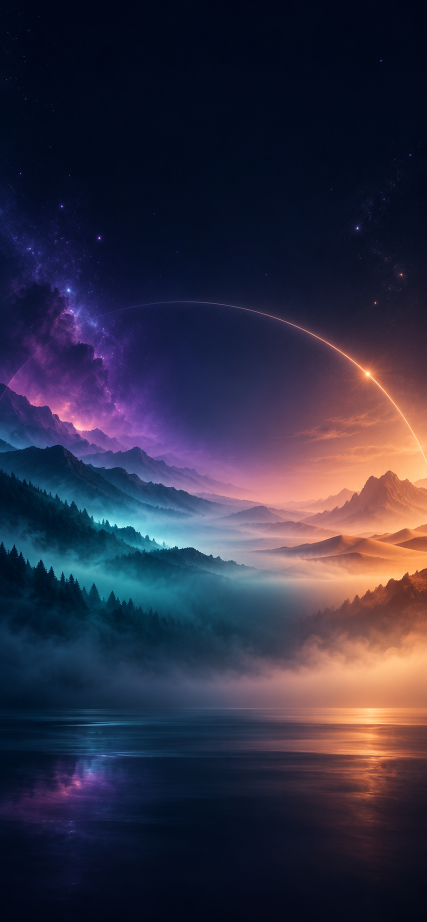
#> input picture AppStoreAssets/source/premium-montage-background.png, 853 x 1844 px (shown at 1/2 size); its folder holds only this picture in this run
$ python build_premium_montage.py
#> lines starting #> are read from the running program, lines starting #| are printed output that depends on the picture
#!/usr/bin/env python3
"""Build the localized multi-device Untilia App Store hero artwork."""

from __future__ import annotations

from dataclasses import dataclass
from pathlib import Path

from PIL import Image, ImageDraw, ImageFilter, ImageFont


CANVAS = (1290, 2796)
ROOT = Path(__file__).resolve().parents[1]
DOWNLOADS = Path.home() / "Downloads"
BACKGROUND = ROOT / "source" / "premium-montage-background.png"
APP_ICON = (
    ROOT.parent
    / "Untilia"
    / "Assets.xcassets"
    / "AppIcon.appiconset"
    / "icone.png"
)
FONT_PATH = "/System/Library/Fonts/SFNSRounded.ttf"
OUTPUT = ROOT / "PremiumMontage-6.9"


@dataclass(frozen=True)
class LocaleArtwork:
    locale: str
    center: str
    left: str
    right: str
    headline: tuple[str, str]
    subtitle: str
    features: tuple[str, str, str]
    tagline: str


ARTWORKS = (
    LocaleArtwork(
        locale="fr",
        center="IMG_8237.PNG",
        left="IMG_8235.PNG",
        right="IMG_8236.PNG",
        headline=("Vos moments.", "Votre temps."),
        subtitle="Trois décomptes précis pour ce qui compte vraiment.",
        features=("3 DÉCOMPTES", "FUSEAUX HORAIRES", "100 % HORS LIGNE"),
        tagline="Le temps, à votre rythme.",
    ),
    LocaleArtwork(
        locale="en",
        center="IMG_8243.PNG",
        left="IMG_8241.PNG",
        right="IMG_8242.PNG",
        headline=("Your moments.", "Your time."),
        subtitle="Three precise countdowns for what matters most.",
        features=("3 COUNTDOWNS", "TIME ZONES", "FULLY OFFLINE"),
        tagline="Time, at your pace.",
    ),
)


# [4 lines left out: function font, not called in this run]


def fit(image: Image.Image, size: tuple[int, int]) -> Image.Image:
#> called with size = (1290, 2796)
    ratio = max(size[0] / image.width, size[1] / image.height)
#> ratio = 1.52
    resized = image.resize(
        (round(image.width * ratio), round(image.height * ratio)),
        Image.Resampling.LANCZOS,
    )
    x = (resized.width - size[0]) // 2
#> x = 1
    y = (resized.height - size[1]) // 2
#> y = 0
    return resized.crop((x, y, x + size[0], y + size[1]))


def rounded_icon(size: int) -> Image.Image:
    icon = Image.open(APP_ICON).convert("RGB").resize((size, size), Image.Resampling.LANCZOS)
    mask = Image.new("L", (size, size), 0)
    ImageDraw.Draw(mask).rounded_rectangle((0, 0, size - 1, size - 1), radius=size // 4, fill=255)
    result = icon.convert("RGBA")
    result.putalpha(mask)
    return result


# [95 lines left out: functions phone, place_with_shadow, draw_globe, draw_feature_icon, not called in this run]


def render(artwork: LocaleArtwork) -> Path:
    background = fit(Image.open(BACKGROUND).convert("RGB"), CANVAS).convert("RGBA")

    # Calm top zone for marketing copy and a subtle bottom fade for feature chips.
    overlay = Image.new("RGBA", CANVAS, (0, 0, 0, 0))
#> overlay: PIL image 1290x2796 RGBA; every value is 0
    pixels = overlay.load()
    assert pixels is not None
    for y in range(CANVAS[1]):
        if y < 720:
            alpha = round(120 - 50 * (y / 720))
        elif y > 2150:
            alpha = round(50 + 100 * ((y - 2150) / (CANVAS[1] - 2150)))
        else:
            alpha = 40
        for x in range(CANVAS[0]):
            pixels[x, y] = (1, 3, 13, alpha)
    background.alpha_composite(overlay)
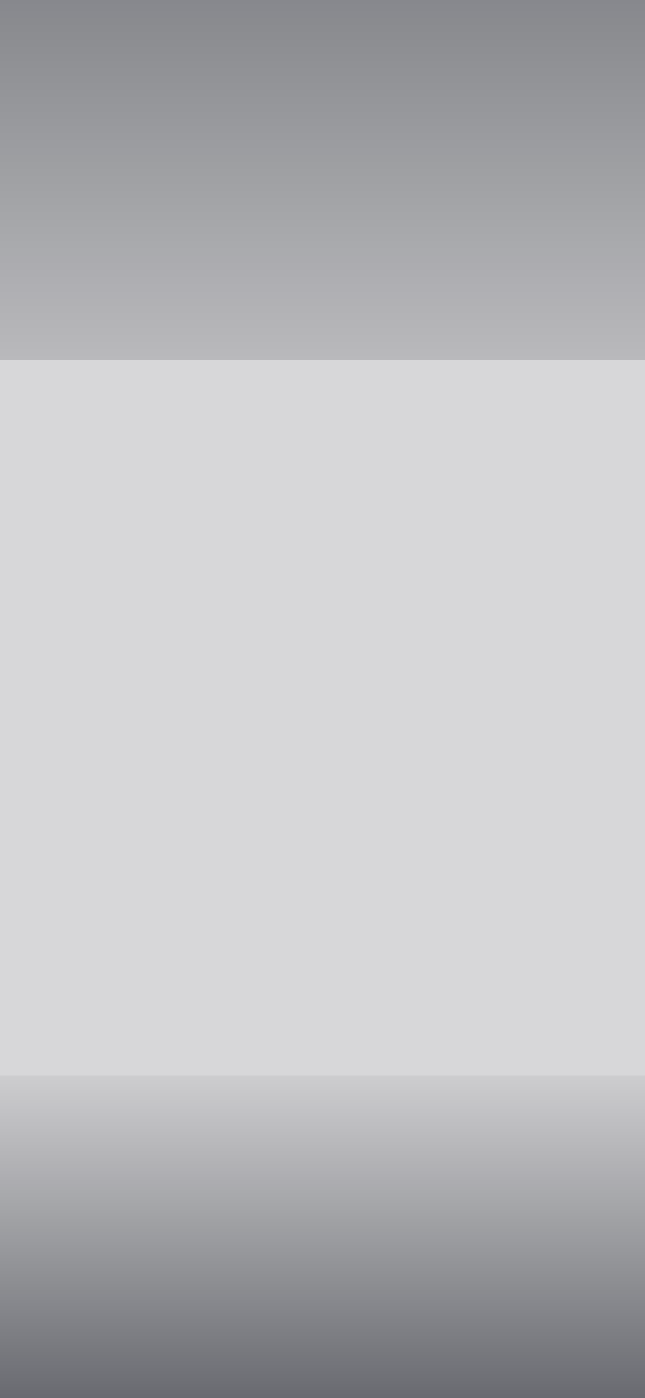
#> overlay: PIL image 1290x2796 RGBA (shown at 1/2 size); mean R, G, B, A 1, 3, 13, 68; transparent parts drawn white
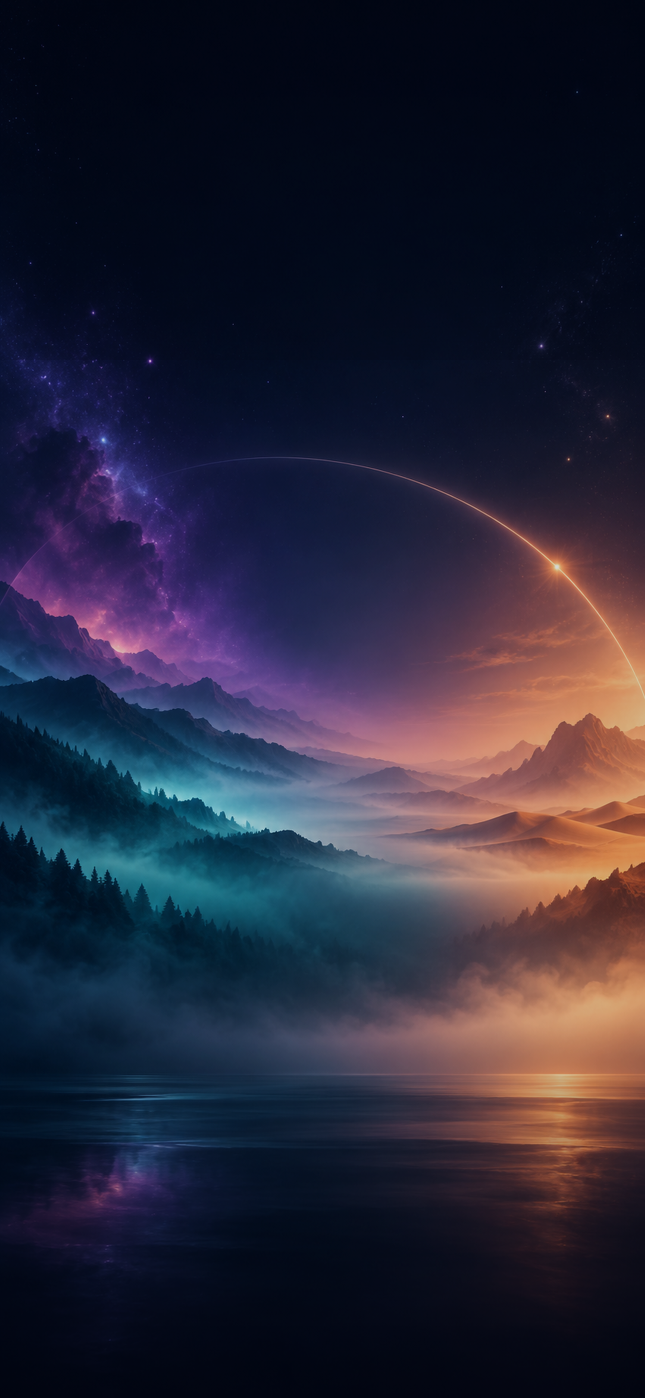
#> background: PIL image 1290x2796 RGBA (shown at 1/2 size); mean R, G, B, A 40.7, 39.1, 56.7, 255

    draw = ImageDraw.Draw(background)
    margin = 92

    icon = rounded_icon(62)
    background.alpha_composite(icon, (margin, 84))
    tracking_font = font(28, 720)
    x = margin + 86
    for character in "UNTILIA":
        draw.text((x, 98), character, font=tracking_font, fill=(250, 250, 253, 244))
        box = draw.textbbox((x, 98), character, font=tracking_font)
        x = box[2] + 6

    headline_font = font(94, 790)
    draw.text((margin, 203), artwork.headline[0], font=headline_font, fill=(255, 255, 255, 255))
    draw.text((margin, 305), artwork.headline[1], font=headline_font, fill=(255, 255, 255, 255))
    draw.rounded_rectangle((margin, 434, margin + 92, 442), radius=4, fill=(255, 169, 77, 255))
    draw.text(
        (margin, 474),
        artwork.subtitle,
        font=font(36, 450),
        fill=(225, 226, 235, 230),
    )

    # Three-device composition. Side phones sit behind the central hero.
    left_phone = phone(DOWNLOADS / artwork.left, 420)
    right_phone = phone(DOWNLOADS / artwork.right, 420)
    center_phone = phone(DOWNLOADS / artwork.center, 620)
    place_with_shadow(background, left_phone, (-124, 905), angle=-9, shadow_opacity=125)
    place_with_shadow(background, right_phone, (960, 900), angle=9, shadow_opacity=125)
    place_with_shadow(background, center_phone, ((CANVAS[0] - center_phone.width) // 2, 654), shadow_opacity=190)

    # Feature glass rail.
    rail = Image.new("RGBA", (1110, 270), (0, 0, 0, 0))
    rail_draw = ImageDraw.Draw(rail)
    rail_draw.rounded_rectangle(
        (0, 0, rail.width - 1, rail.height - 1),
        radius=62,
        fill=(10, 12, 27, 190),
        outline=(255, 255, 255, 45),
        width=2,
    )
    accent_colors = ((212, 127, 255, 255), (72, 229, 200, 255), (255, 174, 82, 255))
    column_width = rail.width // 3
    for index, label in enumerate(artwork.features):
        center_x = index * column_width + column_width // 2
        draw_feature_icon(rail_draw, index, (center_x, 78), accent_colors[index])
        label_font = font(24, 690)
        label_box = rail_draw.textbbox((0, 0), label, font=label_font)
        rail_draw.text(
            (center_x - (label_box[2] - label_box[0]) // 2, 145),
            label,
            font=label_font,
            fill=(247, 247, 251, 245),
        )
        if index < 2:
            rail_draw.line(
                (column_width * (index + 1), 54, column_width * (index + 1), 214),
                fill=(255, 255, 255, 28),
                width=2,
            )
    background.alpha_composite(rail, ((CANVAS[0] - rail.width) // 2, 2265))

    tagline_font = font(30, 600)
    tagline_box = draw.textbbox((0, 0), artwork.tagline, font=tagline_font)
    draw.text(
        ((CANVAS[0] - (tagline_box[2] - tagline_box[0])) // 2, 2626),
        artwork.tagline,
        font=tagline_font,
        fill=(233, 232, 240, 198),
    )

    target_dir = OUTPUT / artwork.locale
    target_dir.mkdir(parents=True, exist_ok=True)
    output = target_dir / "01-premium-montage.png"
    background.convert("RGB").save(output, "PNG", optimize=True)
    return output


def main() -> None:
    outputs = [render(artwork) for artwork in ARTWORKS]
    for output in outputs:
        image = Image.open(output)
        assert image.size == CANVAS
        assert image.mode == "RGB"
        print(output)


if __name__ == "__main__":
#> (the run stopped early here; a loop or call above may not have finished)
